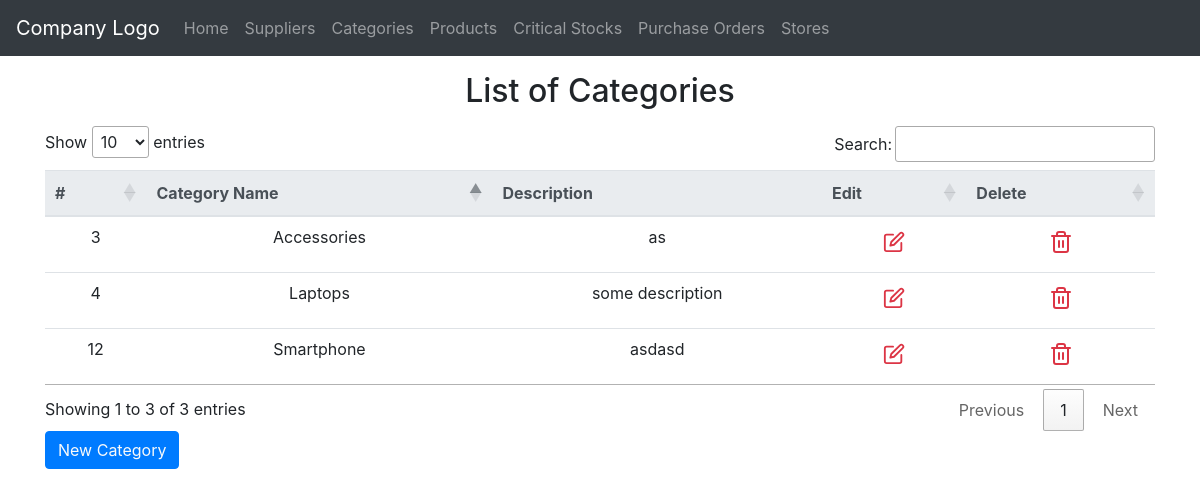
Before: /categories/index.php with the older database file.
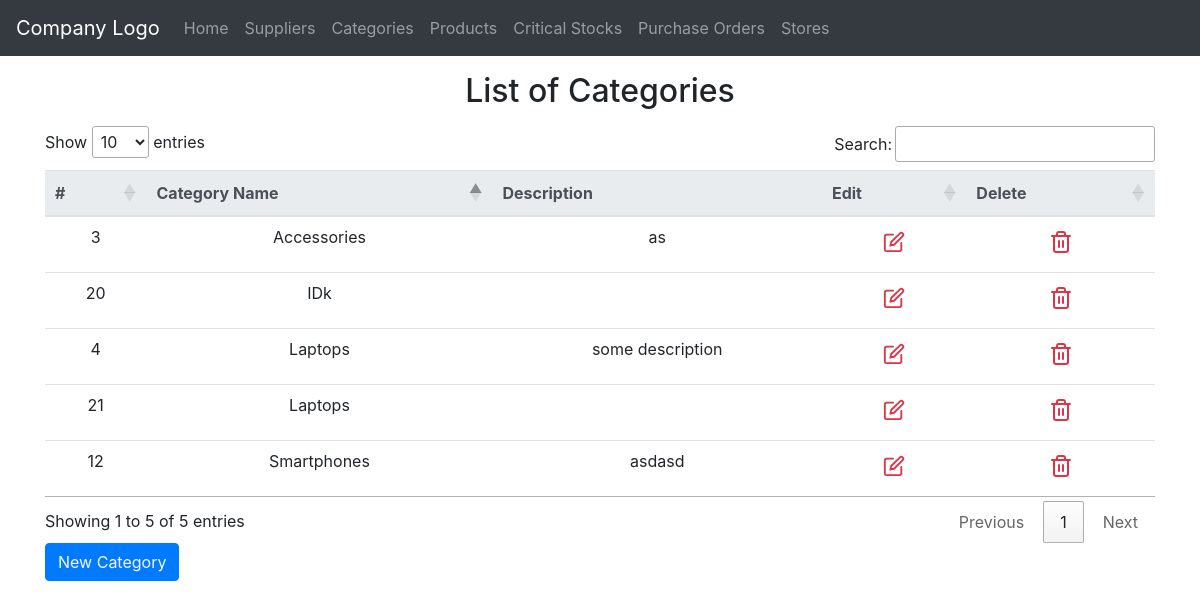
After: the same page with the newer database file.
### tables this page shows
CREATE TABLE `categories` (
  `Id` int(11) NOT NULL,
  `CategoryName` varchar(255) NOT NULL,
  `Description` varchar(255) DEFAULT NULL
);

### private/query_functions.php (called while the page is built, shortened)
<?php
    function find_all_categories($search = null, $options=[]) {
    global $db;
    $sql = "SELECT * FROM categories ";
    $sql .= "ORDER BY Id ASC";
    $result = mysqli_query($db, $sql);
    return $result;
  }
?>

### private/functions.php (called while the page is built, shortened)
<?php
function h($string="") {
  return htmlspecialchars($string);
}
?>

### public/categories/index.php (the view, shortened to what this page needs)
<?php
    $category_list = find_all_categories();
?>
<?php require('../../private/shared/public_header.php');?>
<?php require('../../private/shared/public_navigation.php');?>
  	<div class="container">
      	<h2 class="my-3  text-center">List of Categories</h2>
    <table class="mx-auto table table-sm table-hover table-responsive-sm text-center" id="cat_table">
    	<thead class="thead-light">
    		<tr>
    			<th>#</th>
    			<th>Category Name</th>
	    		<th>Description</th>
	    		<th>Edit</th>
	    		<th>Delete</th>
    		</tr>
    	</thead>
    	<tbody>
    	    <?php if (mysqli_num_rows($category_list)>0){
    	    	while($category = mysqli_fetch_assoc($category_list)) { ?>
    		<tr>
    			<td><?php echo h($category['Id']); ?></td>
    			<td><?php echo h($category['CategoryName']); ?></td>
    			<td><?php echo h($category['Description']); ?></td>
	    		<td><a class="btn btn-sm bg-transparent text-danger editCategory" data-target="#editCategoryModal"><i data-feather="edit" width="22" heigth="22" ></i></a></td>
    			<td><a class="btn btn-sm bg-transparent text-danger deleteCategory" data-target="#deleteCategoryModal"><i data-feather="trash-2"></i></a></td>
    		</tr>
    		<?php }}else{ ?>
    			<tr><td colspan="7" align="center">No Records Found</td></tr>
    		<?php }?>
    	</tbody>
    </table>
    <a class="btn btn-primary text-light mb-3" data-toggle="modal" data-target="#newCategoryModal" >New Category</a>
    </div>
<?php require('../../private/shared/public_footer.php');?>
</body>
</html>

Changed rows visible on the page:
changed categories "asdasd": CategoryName "Smartphone" → "Smartphones"
added categories: Id "20", CategoryName "IDk"
added categories: Id "21", CategoryName "Laptops"
Other visible differences:
text written by a page script: "Show entries Search: Showing 1 to 3 of 3 entries Previous 1 Next" → "Show entries Search: Showing 1 to 5 of 5 entries Previous 1 Next"
